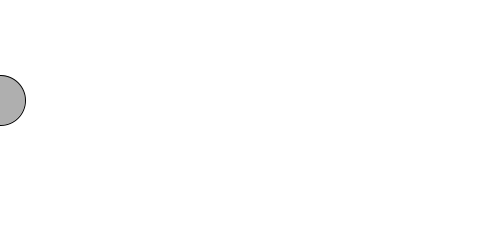
Frame 1 (no input)
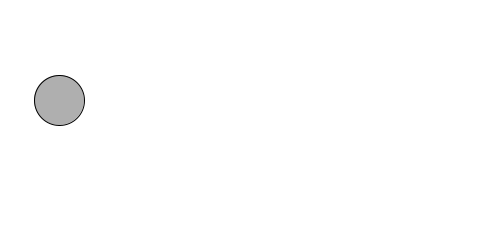
Frame 60 (the mouse pressed at the canvas centre just before this capture)
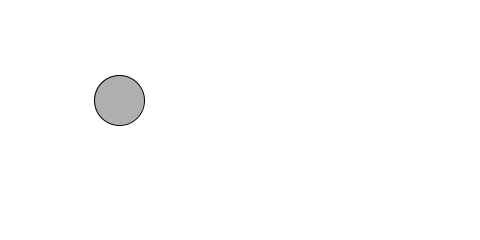
Frame 120 (the mouse held since frame 60 and released just before this capture)

The Processing sketch that drew these frames (run headless with seeded random() and noise(); from frame 60 on, the mouse is pressed at the canvas centre):

// Processing sketch: example_04_03_incrementingvar
// ── example_04_03_incrementingvar.pde
// Learning Processing
// Daniel Shiffman
// http://www.learningprocessing.com

// Example 4-3: Varying variables

// Declare and initialize two integer variables at the top of the code.
int circleX = 0;
int circleY = 100;

void setup() {
  size(480, 240);
}

void draw() {
  background(255);
  stroke(0);
  fill(175);
  // Use the variables to specify the location of an ellipse.
  ellipse(circleX,circleY,50,50);
  
  // An assignment operation that increments the value of circleX by 1.
  circleX = circleX + 1;
}
